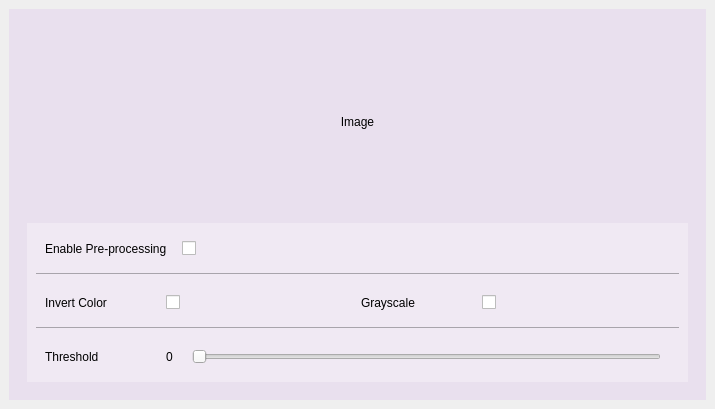
<?xml version="1.0" encoding="UTF-8"?>
<ui version="4.0">
 <class>MainWindow</class>
 <widget class="QMainWindow" name="MainWindow">
  <property name="geometry">
   <rect>
    <x>0</x>
    <y>0</y>
    <width>715</width>
    <height>409</height>
   </rect>
  </property>
  <property name="windowTitle">
   <string>MainWindow</string>
  </property>
  <property name="styleSheet">
   <string notr="true">

#widget_2{
	background-color: rgba(145, 14, 227, 0.07);
}

#widget_4{
	background-color: rgba(255, 255, 255, 0.3);
}

#widget_10, #widget_11{
	border-bottom:1px solid rgba(0,0,0,0.3)
}</string>
  </property>
  <widget class="QWidget" name="centralwidget">
   <layout class="QHBoxLayout" name="horizontalLayout">
    <item>
     <widget class="QWidget" name="widget_2" native="true">
      <layout class="QVBoxLayout" name="verticalLayout">
       <item>
        <widget class="QWidget" name="procImgWidget" native="true">
         <property name="sizePolicy">
          <sizepolicy hsizetype="Expanding" vsizetype="Preferred">
           <horstretch>0</horstretch>
           <verstretch>0</verstretch>
          </sizepolicy>
         </property>
         <layout class="QVBoxLayout" name="verticalLayout_7">
          <item>
           <widget class="QLabel" name="imgProcLabel">
            <property name="sizePolicy">
             <sizepolicy hsizetype="Expanding" vsizetype="Expanding">
              <horstretch>0</horstretch>
              <verstretch>0</verstretch>
             </sizepolicy>
            </property>
            <property name="text">
             <string>Image</string>
            </property>
            <property name="alignment">
             <set>Qt::AlignCenter</set>
            </property>
           </widget>
          </item>
          <item>
           <widget class="QWidget" name="widget_4" native="true">
            <layout class="QVBoxLayout" name="verticalLayout_4">
             <property name="spacing">
              <number>3</number>
             </property>
             <property name="leftMargin">
              <number>9</number>
             </property>
             <property name="topMargin">
              <number>0</number>
             </property>
             <property name="rightMargin">
              <number>9</number>
             </property>
             <property name="bottomMargin">
              <number>0</number>
             </property>
             <item>
              <widget class="QWidget" name="widget_10" native="true">
               <layout class="QHBoxLayout" name="horizontalLayout_6">
                <item>
                 <widget class="QLabel" name="label_7">
                  <property name="sizePolicy">
                   <sizepolicy hsizetype="Maximum" vsizetype="Preferred">
                    <horstretch>0</horstretch>
                    <verstretch>0</verstretch>
                   </sizepolicy>
                  </property>
                  <property name="text">
                   <string>Enable Pre-processing</string>
                  </property>
                 </widget>
                </item>
                <item>
                 <widget class="QWidget" name="widget_3" native="true">
                  <layout class="QVBoxLayout" name="verticalLayout_3">
                   <item>
                    <widget class="QCheckBox" name="preProcSwitch">
                     <property name="sizePolicy">
                      <sizepolicy hsizetype="Expanding" vsizetype="Fixed">
                       <horstretch>0</horstretch>
                       <verstretch>0</verstretch>
                      </sizepolicy>
                     </property>
                     <property name="text">
                      <string/>
                     </property>
                    </widget>
                   </item>
                  </layout>
                 </widget>
                </item>
               </layout>
              </widget>
             </item>
             <item>
              <widget class="QWidget" name="widget_11" native="true">
               <layout class="QHBoxLayout" name="horizontalLayout_7">
                <item>
                 <widget class="QLabel" name="label_4">
                  <property name="minimumSize">
                   <size>
                    <width>106</width>
                    <height>0</height>
                   </size>
                  </property>
                  <property name="text">
                   <string>Invert Color</string>
                  </property>
                 </widget>
                </item>
                <item>
                 <widget class="QWidget" name="widget" native="true">
                  <layout class="QVBoxLayout" name="verticalLayout_2">
                   <item>
                    <widget class="QCheckBox" name="invertSwitch">
                     <property name="sizePolicy">
                      <sizepolicy hsizetype="Expanding" vsizetype="Fixed">
                       <horstretch>0</horstretch>
                       <verstretch>0</verstretch>
                      </sizepolicy>
                     </property>
                     <property name="text">
                      <string/>
                     </property>
                    </widget>
                   </item>
                  </layout>
                 </widget>
                </item>
                <item>
                 <widget class="QLabel" name="label_5">
                  <property name="minimumSize">
                   <size>
                    <width>106</width>
                    <height>0</height>
                   </size>
                  </property>
                  <property name="text">
                   <string>Grayscale</string>
                  </property>
                 </widget>
                </item>
                <item>
                 <widget class="QWidget" name="widget_5" native="true">
                  <layout class="QVBoxLayout" name="verticalLayout_5">
                   <item>
                    <widget class="QCheckBox" name="grayscaleSwitch">
                     <property name="sizePolicy">
                      <sizepolicy hsizetype="Expanding" vsizetype="Fixed">
                       <horstretch>0</horstretch>
                       <verstretch>0</verstretch>
                      </sizepolicy>
                     </property>
                     <property name="text">
                      <string/>
                     </property>
                    </widget>
                   </item>
                  </layout>
                 </widget>
                </item>
               </layout>
              </widget>
             </item>
             <item>
              <widget class="QWidget" name="widget_12" native="true">
               <layout class="QHBoxLayout" name="horizontalLayout_9">
                <item>
                 <widget class="QLabel" name="label_8">
                  <property name="minimumSize">
                   <size>
                    <width>106</width>
                    <height>0</height>
                   </size>
                  </property>
                  <property name="text">
                   <string>Threshold</string>
                  </property>
                 </widget>
                </item>
                <item>
                 <widget class="QWidget" name="widget_13" native="true">
                  <layout class="QHBoxLayout" name="horizontalLayout_8">
                   <item>
                    <widget class="QLabel" name="sliderValueLabel">
                     <property name="sizePolicy">
                      <sizepolicy hsizetype="Fixed" vsizetype="Preferred">
                       <horstretch>0</horstretch>
                       <verstretch>0</verstretch>
                      </sizepolicy>
                     </property>
                     <property name="minimumSize">
                      <size>
                       <width>20</width>
                       <height>0</height>
                      </size>
                     </property>
                     <property name="text">
                      <string>0</string>
                     </property>
                    </widget>
                   </item>
                   <item>
                    <widget class="QSlider" name="thresholdSlider">
                     <property name="sizePolicy">
                      <sizepolicy hsizetype="Expanding" vsizetype="Fixed">
                       <horstretch>0</horstretch>
                       <verstretch>0</verstretch>
                      </sizepolicy>
                     </property>
                     <property name="maximum">
                      <number>255</number>
                     </property>
                     <property name="orientation">
                      <enum>Qt::Horizontal</enum>
                     </property>
                    </widget>
                   </item>
                  </layout>
                 </widget>
                </item>
               </layout>
              </widget>
             </item>
            </layout>
           </widget>
          </item>
         </layout>
        </widget>
       </item>
      </layout>
     </widget>
    </item>
   </layout>
  </widget>
 </widget>
 <resources/>
 <connections/>
</ui>
